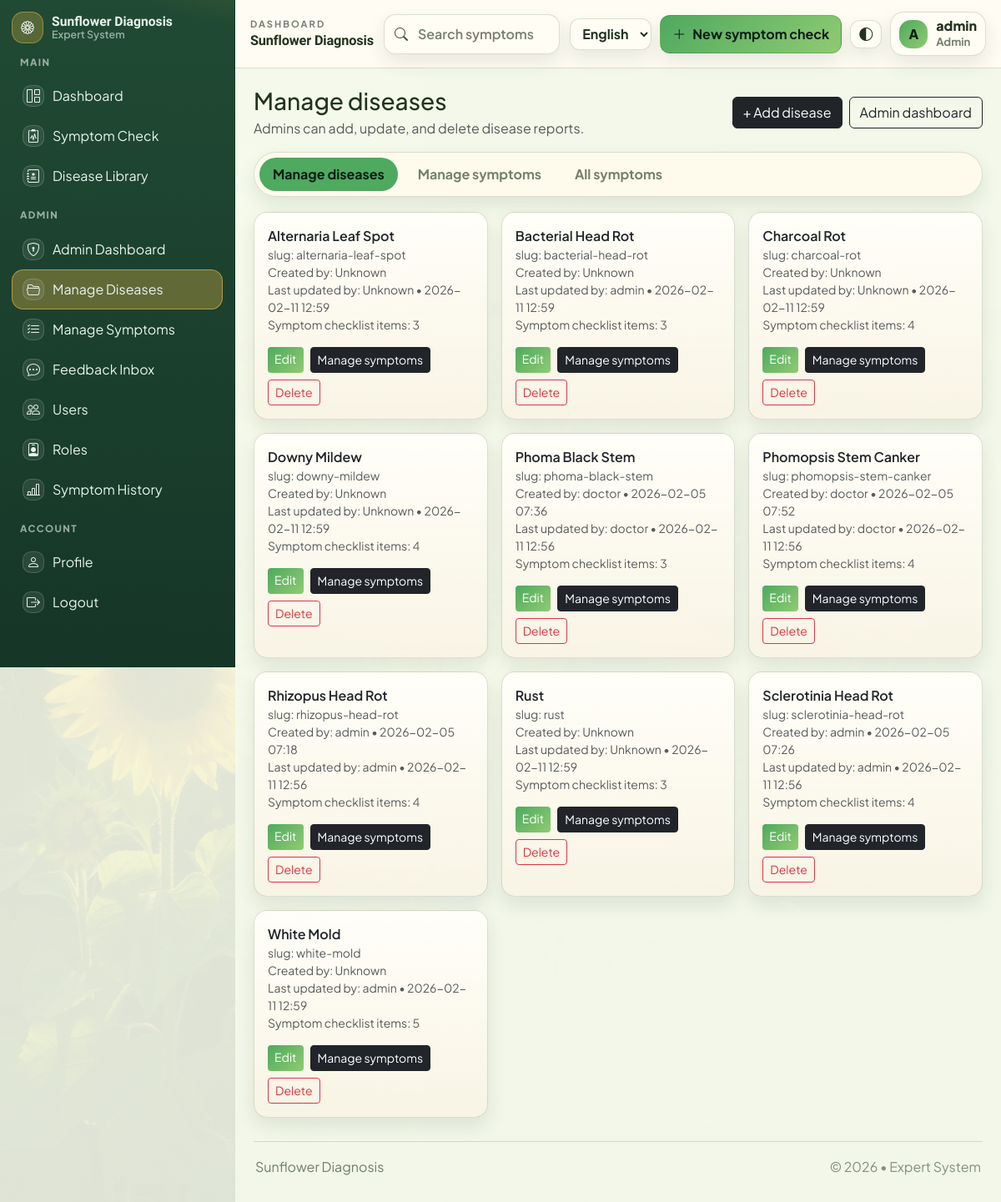
The app's page /admin/diseases (signed in) with its own data.
### app/models/user.py (models this page shows, shortened)
class User(UserMixin, db.Model):
    __tablename__ = "users"
    id = db.Column(db.Integer, primary_key=True)
    username = db.Column(db.String(80), unique=True, nullable=False, index=True)
    email = db.Column(db.String(120), unique=True, nullable=False, index=True)
    password_hash = db.Column(db.String(255), nullable=False)
    role = db.Column(db.String(20), nullable=False, default="user")  # "user", "doctor", or "admin"
    created_at = db.Column(db.DateTime, default=datetime.utcnow, nullable=False)
    role_id = db.Column(db.Integer, db.ForeignKey("roles.id"), nullable=True, index=True)
    role_obj = db.relationship("Role", lazy="joined")
    symptom_checks = db.relationship(
        "SymptomCheck", back_populates="user", cascade="all, delete-orphan"
    )
    feedback_items = db.relationship(
        "Feedback", back_populates="user", cascade="all, delete-orphan"
    )
    def has_permission(self, permission_name: str) -> bool:
        if not permission_name:
            return False
        if self.role == "admin" and permission_name == "access_admin":
            return True
        try:
            q = (
                db.session.query(Permission.id)
                .join(role_permissions, Permission.id == role_permissions.c.permission_id)
                .filter(Permission.name == permission_name)
            )
            if self.role_id:
                q = q.filter(role_permissions.c.role_id == self.role_id)
            else:
                q = q.join(Role, Role.id == role_permissions.c.role_id).filter(Role.name == self.role)
            row = q.first()
            return row is not None
        except OperationalError:
            return self.role == "admin"

### app/models/disease.py (models this page shows, shortened)
class Disease(db.Model):
    __tablename__ = "diseases"
    id = db.Column(db.Integer, primary_key=True)
    slug = db.Column(db.String(80), unique=True, nullable=False)
    name = db.Column(db.String(120), nullable=False)
    symptoms = db.Column(db.Text, nullable=False)
    cause = db.Column(db.Text, nullable=False)
    treatment = db.Column(db.Text, nullable=False)
    prevention = db.Column(db.Text, nullable=False)
    image_filename = db.Column(db.String(200), nullable=True)
    created_by_id = db.Column(db.Integer, db.ForeignKey("users.id"), nullable=True, index=True)
    updated_by_id = db.Column(db.Integer, db.ForeignKey("users.id"), nullable=True, index=True)
    created_at = db.Column(db.DateTime, default=datetime.utcnow, nullable=True)
    updated_at = db.Column(
        db.DateTime, default=datetime.utcnow, onupdate=datetime.utcnow, nullable=True
    )
    symptom_checklist_json = db.Column(db.Text, nullable=True, default="[]")
    created_by = db.relationship("User", foreign_keys=[created_by_id], lazy="joined")
    updated_by = db.relationship("User", foreign_keys=[updated_by_id], lazy="joined")
    def checklist_items(self) -> list[dict]:
        try:
            items = json.loads(self.symptom_checklist_json or "[]")
            return items if isinstance(items, list) else []
        except Exception:
            return []

### app/routes/admin.py (the view)
@admin_bp.route("/diseases")
@login_required
@permission_required("manage_diseases")
def diseases():
    diseases = Disease.query.order_by(Disease.name.asc()).all()
    changed = False
    for disease in diseases:
        if sync_disease_symptom_data(disease):
            changed = True
    if changed:
        db.session.commit()
    return render_template("admin/diseases.html", diseases=diseases)

### app/models/user.py (called while the page is built)
@login_manager.user_loader
def load_user(user_id: str):
    return User.query.get(int(user_id))

### app/services/symptom_admin.py (called while the page is built)
def _norm(value: str) -> str:
    return (value or "").strip().lower()

def canonical_category(value: str) -> str:
    raw = (value or "").strip()
    if not raw:
        return DEFAULT_CATEGORY
    key = re.sub(r"[^a-z0-9]+", "", raw.lower())
    return _CATEGORY_CANONICAL.get(key, raw)

def _normalize_items(items: list[dict]) -> list[dict]:
    out: list[dict] = []
    for item in items or []:
        if isinstance(item, dict):
            label = (item.get("label") or "").strip()
            category = canonical_category(item.get("category") or DEFAULT_CATEGORY)
            key = (item.get("key") or "").strip() or keyify(label)
        else:
            label = str(item).strip()
            category = DEFAULT_CATEGORY
            key = keyify(label)
        if not label:
            continue
        out.append({"key": key, "label": label, "category": category})
    return out

def _unique_keyed_items(items: list[dict]) -> list[dict]:
    seen_label_cat: set[tuple[str, str]] = set()
    deduped: list[dict] = []
    for item in items:
        pair = (_norm(item.get("category")), _norm(item.get("label")))
        if pair in seen_label_cat:
            continue
        seen_label_cat.add(pair)
        deduped.append(item)
    seen_keys: set[str] = set()
    out: list[dict] = []
    for item in deduped:
        base_key = (item.get("key") or "").strip() or keyify(item["label"])
        key = base_key
        i = 1
        while key in seen_keys:
            i += 1
            key = f"{base_key}_{i}"
        seen_keys.add(key)
        out.append({"key": key, "label": item["label"], "category": item["category"]})
    return out

def disease_items(disease) -> list[dict]:
    return _unique_keyed_items(_normalize_items(disease.checklist_items() or []))

def checklist_to_symptoms_text(items: list[dict]) -> str:
    normalized = _unique_keyed_items(_normalize_items(items))
    lines: list[str] = []
    for item in normalized:
        label = (item.get("label") or "").strip()
        category = canonical_category(item.get("category") or SYNC_DEFAULT_CATEGORY)
        if not label:
            continue
        if _norm(category) == _norm(DEFAULT_CATEGORY):
            category = SYNC_DEFAULT_CATEGORY
        lines.append(f"{category}: {label}")
    return "\n".join(lines)

### app/templates/admin/diseases.html (shortened to what this page needs)
{% extends "base.html" %}

### app/templates/base.html (shortened to what this page needs)
<!doctype html>
<html lang="en" data-theme="light" data-bs-theme="light">
<head>
  <link href="https://cdn.jsdelivr.net/npm/bootstrap@5.3.3/dist/css/bootstrap.min.css" rel="stylesheet">
  <link href="https://cdn.jsdelivr.net/npm/bootstrap-icons@1.11.3/font/bootstrap-icons.min.css" rel="stylesheet">
  <link rel="stylesheet" href="{{ url_for('static', filename='css/style.css') }}?v=14">
</head>
<body>
  {% set authed = current_user.is_authenticated %}
  {% if authed %}
  <div class="sf-app">
    <aside class="sf-sidebar" aria-label="Sidebar">
      <div class="sf-side-head">
        <a class="sf-brand" href="{{ url_for('main.home') }}">
          <span class="sf-brand-icon" aria-hidden="true"><i class="bi bi-flower1"></i></span>
          <span class="sf-brand-text">
            <span class="sf-brand-title" data-i18n="brand_title">Sunflower Diagnosis</span>
            <span class="sf-brand-sub" data-i18n="brand_sub">Expert System</span>
          </span>
        </a>
      </div>
      <nav class="sf-nav">
        <div class="sf-nav-section" data-i18n="nav_main">MAIN</div>
        <a class="sf-nav-item {% if request.path == '/' %}is-active{% endif %}" href="{{ url_for('main.home') }}">
          <span class="sf-nav-ico" aria-hidden="true"><i class="bi bi-grid-1x2"></i></span>
          <span data-i18n="nav_dashboard">Dashboard</span>
        </a>
        <a class="sf-nav-item {% if request.path.startswith('/diagnose') %}is-active{% endif %}" href="{{ url_for('main.diagnose_page') }}">
          <span class="sf-nav-ico" aria-hidden="true"><i class="bi bi-clipboard2-pulse"></i></span>
          <span data-i18n="nav_symptom_check">Symptom Check</span>
        </a>
        <a class="sf-nav-item" href="{{ url_for('main.home') }}#library">
          <span class="sf-nav-ico" aria-hidden="true"><i class="bi bi-journal-medical"></i></span>
          <span data-i18n="nav_disease_library">Disease Library</span>
        </a>
        {% if current_user.has_permission('access_admin') %}
          <div class="sf-nav-section" data-i18n="nav_admin">ADMIN</div>
          <a class="sf-nav-item {% if request.path.startswith('/admin/dashboard') %}is-active{% endif %}" href="{{ url_for('admin.dashboard') }}">
            <span class="sf-nav-ico" aria-hidden="true"><i class="bi bi-shield-lock"></i></span>
            <span data-i18n="nav_admin_dashboard">Admin Dashboard</span>
          </a>
          <a class="sf-nav-item {% if request.path.startswith('/admin/diseases') or request.path.startswith('/admin/disease/') %}is-active{% endif %}" href="{{ url_for('admin.diseases') }}">
            <span class="sf-nav-ico" aria-hidden="true"><i class="bi bi-folder2-open"></i></span>
            <span data-i18n="nav_manage_diseases">Manage Diseases</span>
          </a>
          <a class="sf-nav-item {% if request.path.startswith('/admin/checklists') or request.path.startswith('/admin/checklist/') %}is-active{% endif %}" href="{{ url_for('admin.checklists') }}">
            <span class="sf-nav-ico" aria-hidden="true"><i class="bi bi-list-check"></i></span>
            <span data-i18n="nav_manage_symptoms">Manage Symptoms</span>
          </a>
          <a class="sf-nav-item {% if request.path.startswith('/admin/feedback') %}is-active{% endif %}" href="{{ url_for('admin.feedback') }}">
            <span class="sf-nav-ico" aria-hidden="true"><i class="bi bi-chat-dots"></i></span>
            <span data-i18n="nav_feedback_inbox">Feedback Inbox</span>
          </a>
          <a class="sf-nav-item {% if request.path.startswith('/admin/users') or request.path.startswith('/admin/user') %}is-active{% endif %}" href="{{ url_for('admin.users') }}">
            <span class="sf-nav-ico" aria-hidden="true"><i class="bi bi-people"></i></span>
            <span data-i18n="nav_users">Users</span>
          </a>
          <a class="sf-nav-item {% if request.path.startswith('/admin/roles') %}is-active{% endif %}" href="{{ url_for('admin.roles') }}">
            <span class="sf-nav-ico" aria-hidden="true"><i class="bi bi-person-badge"></i></span>
            <span data-i18n="nav_roles">Roles</span>
          </a>
          <a class="sf-nav-item {% if request.path.startswith('/admin/symptom') %}is-active{% endif %}" href="{{ url_for('admin.symptom_checks') }}">
            <span class="sf-nav-ico" aria-hidden="true"><i class="bi bi-bar-chart-line"></i></span>
            <span data-i18n="nav_symptom_history">Symptom History</span>
          </a>
        {% endif %}
        <div class="sf-nav-section" data-i18n="nav_account">ACCOUNT</div>
        <a class="sf-nav-item {% if request.path.startswith('/user/profile') %}is-active{% endif %}" href="{{ url_for('user.profile') }}">
          <span class="sf-nav-ico" aria-hidden="true"><i class="bi bi-person"></i></span>
          <span data-i18n="nav_profile">Profile</span>
        </a>
        <a class="sf-nav-item" href="{{ url_for('auth.logout') }}">
          <span class="sf-nav-ico" aria-hidden="true"><i class="bi bi-box-arrow-right"></i></span>
          <span data-i18n="nav_logout">Logout</span>
        </a>
      </nav>
    </aside>
    <div class="sf-main">
      <header class="sf-topbar">
        <div class="sf-topbar-left">
          <div class="sf-topbar-meta">
            <div class="sf-topbar-kicker" data-i18n="topbar_kicker">Dashboard</div>
            <div class="sf-topbar-title" data-i18n="topbar_title">Sunflower Diagnosis</div>
          </div>
        </div>
        <form class="sf-search" role="search" method="get" action="{{ url_for('main.search') }}">
          <i class="bi bi-search sf-search-ico" aria-hidden="true"></i>
          <input class="sf-search-input" type="search" name="q" value="{{ request.args.get('q','') }}" placeholder="Search symptoms, reports, crops" data-i18n-placeholder="search_placeholder" autocomplete="off" aria-label="Search">
        </form>
        <div class="sf-top-actions">
          <select class="sf-lang-select" data-language-select aria-label="Language">
            <option value="en">English</option>
          </select>
          <a class="sf-primary-btn" href="{{ url_for('main.diagnose_page') }}">
            <i class="bi bi-plus-lg" aria-hidden="true"></i>
            <span data-i18n="new_symptom_check">New symptom check</span>
          </a>
          <button class="sf-icon-btn" type="button" data-action="toggleTheme" title="Toggle theme" data-i18n-title="toggle_theme" aria-label="Toggle theme">
            <i class="bi bi-circle-half" aria-hidden="true"></i>
          </button>
          <div class="sf-userchip" title="Signed in">
            <div class="sf-avatar" aria-hidden="true">{{ (current_user.username or 'U')[0] | upper }}</div>
            <div class="sf-userchip-text d-none d-sm-block">
              <div class="sf-userchip-name">{{ current_user.username }}</div>
              <div class="sf-userchip-role">{{ (current_user.role or 'user') | capitalize }}</div>
            </div>
          </div>
        </div>
      </header>
      <main class="sf-content">
        {{ page_content | safe }}
        <footer class="sf-footer">
          <div data-i18n="footer_title">Sunflower Diagnosis</div>
          <div class="sf-footer-muted" data-i18n="footer_sub">© 2026 • Expert System</div>
        </footer>
      </main>
    </div>
  </div>
  {% endif %}
</body>
</html>

### records on screen
User: username "A", username "admin", role "Admin"
Disease: name "Manage diseases Admins can add, update, and delete disease reports. + Add disease Admin dashboard Manage diseases Manage symptoms All symptoms Alternaria Leaf Spot slug: alternaria-leaf-spot Created by: Unknown Last updated by: Unknown • 2026-02-11 12:59 Symptom checklist items: 3 Edit Manage symptoms Delete Bacterial Head Rot slug: bacterial-head-rot Created by: Unknown Last updated by: admin • 2026-02-11 12:59 Symptom checklist items: 3 Edit Manage symptoms Delete Charcoal Rot slug: charcoal-rot Created by: Unknown Last updated by: Unknown • 2026-02-11 12:59 Symptom checklist items: 4 Edit Manage symptoms Delete Downy Mildew slug: downy-mildew Created by: Unknown Last updated by: Unknown…"
